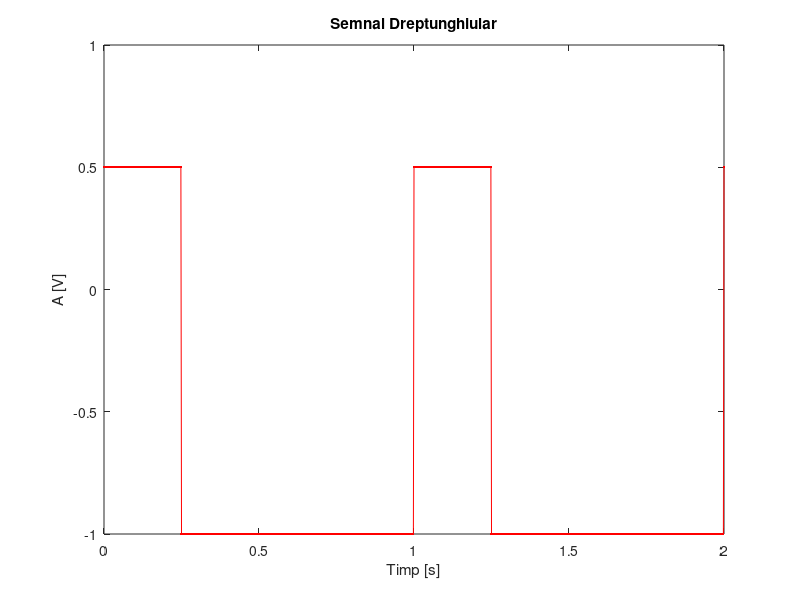

The MATLAB source for this figure:
clear, clc
%semnal dreptunghiular
%n=25%, T=2s, A+=0.5, A-=-1
t=0:0.002:2; %0.002 = 2ms = rezolutia temporala
%Analog:
%t=0:0.02:2; %0.02 = 20ms = rezolutia temporala
%t=0:0.2:2; %0.2 = 200ms = rezolutia temporala
s=0.75*square(t*2*pi, 25) - 0.25;
plot(t,s,'-r.')
title('Semnal Dreptunghiular')
xlabel('Timp [s]')
ylabel('A [V]')